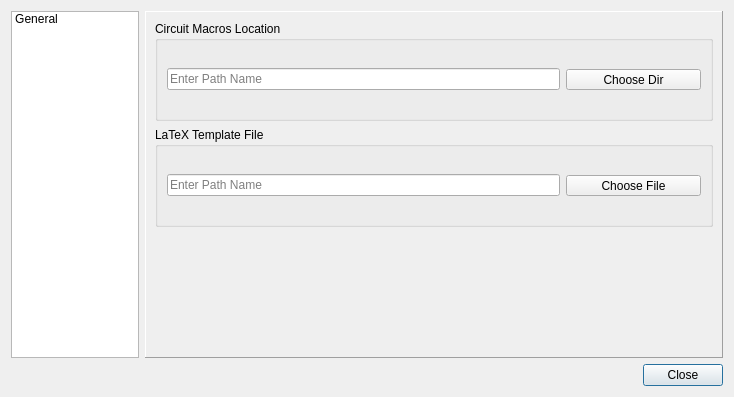
<?xml version="1.0" encoding="UTF-8"?>
<ui version="4.0">
 <class>configDialog</class>
 <widget class="QDialog" name="configDialog">
  <property name="geometry">
   <rect>
    <x>0</x>
    <y>0</y>
    <width>734</width>
    <height>397</height>
   </rect>
  </property>
  <property name="windowTitle">
   <string>Config Dialog</string>
  </property>
  <layout class="QVBoxLayout" name="verticalLayout">
   <item>
    <layout class="QHBoxLayout" name="horizontalLayout">
     <item>
      <widget class="QListWidget" name="listWidget">
       <property name="maximumSize">
        <size>
         <width>128</width>
         <height>16777215</height>
        </size>
       </property>
       <property name="iconSize">
        <size>
         <width>96</width>
         <height>84</height>
        </size>
       </property>
       <property name="movement">
        <enum>QListView::Static</enum>
       </property>
       <property name="spacing">
        <number>12</number>
       </property>
       <property name="viewMode">
        <enum>QListView::IconMode</enum>
       </property>
       <item>
        <property name="text">
         <string>General</string>
        </property>
        <property name="icon">
         <iconset resource="../resources/resources.qrc">
          <normaloff>:/icons/config.png</normaloff>:/icons/config.png</iconset>
        </property>
       </item>
      </widget>
     </item>
     <item>
      <widget class="QStackedWidget" name="stackedWidget">
       <property name="frameShape">
        <enum>QFrame::Panel</enum>
       </property>
       <property name="frameShadow">
        <enum>QFrame::Raised</enum>
       </property>
       <property name="currentIndex">
        <number>0</number>
       </property>
       <widget class="QWidget" name="page1">
        <layout class="QVBoxLayout" name="verticalLayout_2">
         <item>
          <widget class="QGroupBox" name="groupBox">
           <property name="minimumSize">
            <size>
             <width>0</width>
             <height>100</height>
            </size>
           </property>
           <property name="title">
            <string>Circuit Macros Location</string>
           </property>
           <layout class="QHBoxLayout" name="horizontalLayout_3">
            <item>
             <widget class="QLineEdit" name="cmPath">
              <property name="sizePolicy">
               <sizepolicy hsizetype="Expanding" vsizetype="Fixed">
                <horstretch>0</horstretch>
                <verstretch>0</verstretch>
               </sizepolicy>
              </property>
              <property name="placeholderText">
               <string>Enter Path Name</string>
              </property>
              <property name="clearButtonEnabled">
               <bool>true</bool>
              </property>
             </widget>
            </item>
            <item>
             <widget class="QToolButton" name="toolButtonCMPath">
              <property name="minimumSize">
               <size>
                <width>135</width>
                <height>0</height>
               </size>
              </property>
              <property name="text">
               <string>Choose Dir</string>
              </property>
              <property name="icon">
               <iconset>
                <normaloff>:/icons/FolderIcon</normaloff>:/icons/FolderIcon</iconset>
              </property>
              <property name="toolButtonStyle">
               <enum>Qt::ToolButtonTextBesideIcon</enum>
              </property>
             </widget>
            </item>
           </layout>
          </widget>
         </item>
         <item>
          <widget class="QGroupBox" name="groupBox_2">
           <property name="minimumSize">
            <size>
             <width>0</width>
             <height>100</height>
            </size>
           </property>
           <property name="title">
            <string>LaTeX Template File</string>
           </property>
           <layout class="QHBoxLayout" name="horizontalLayout_4">
            <item>
             <widget class="QLineEdit" name="templateFile">
              <property name="placeholderText">
               <string>Enter Path Name</string>
              </property>
              <property name="clearButtonEnabled">
               <bool>true</bool>
              </property>
             </widget>
            </item>
            <item>
             <widget class="QToolButton" name="toolButtonTemplatePath">
              <property name="minimumSize">
               <size>
                <width>135</width>
                <height>0</height>
               </size>
              </property>
              <property name="text">
               <string>Choose File</string>
              </property>
              <property name="icon">
               <iconset>
                <normaloff>:/icons/FolderIcon</normaloff>:/icons/FolderIcon</iconset>
              </property>
              <property name="toolButtonStyle">
               <enum>Qt::ToolButtonTextBesideIcon</enum>
              </property>
             </widget>
            </item>
           </layout>
          </widget>
         </item>
         <item>
          <spacer name="verticalSpacer">
           <property name="orientation">
            <enum>Qt::Vertical</enum>
           </property>
           <property name="sizeHint" stdset="0">
            <size>
             <width>20</width>
             <height>40</height>
            </size>
           </property>
          </spacer>
         </item>
        </layout>
       </widget>
       <widget class="QWidget" name="page2">
        <widget class="QRadioButton" name="radioButton">
         <property name="geometry">
          <rect>
           <x>160</x>
           <y>150</y>
           <width>117</width>
           <height>28</height>
          </rect>
         </property>
         <property name="text">
          <string>RadioB&amp;utton</string>
         </property>
        </widget>
       </widget>
      </widget>
     </item>
    </layout>
   </item>
   <item>
    <layout class="QHBoxLayout" name="horizontalLayout_2">
     <item>
      <widget class="QDialogButtonBox" name="buttonBox">
       <property name="standardButtons">
        <set>QDialogButtonBox::Close</set>
       </property>
       <property name="centerButtons">
        <bool>false</bool>
       </property>
      </widget>
     </item>
    </layout>
   </item>
  </layout>
 </widget>
 <tabstops>
  <tabstop>listWidget</tabstop>
  <tabstop>radioButton</tabstop>
 </tabstops>
 <resources>
  <include location="../resources/resources.qrc"/>
 </resources>
 <connections>
  <connection>
   <sender>listWidget</sender>
   <signal>currentRowChanged(int)</signal>
   <receiver>stackedWidget</receiver>
   <slot>setCurrentIndex(int)</slot>
   <hints>
    <hint type="sourcelabel">
     <x>94</x>
     <y>64</y>
    </hint>
    <hint type="destinationlabel">
     <x>238</x>
     <y>63</y>
    </hint>
   </hints>
  </connection>
  <connection>
   <sender>buttonBox</sender>
   <signal>clicked(QAbstractButton*)</signal>
   <receiver>configDialog</receiver>
   <slot>accept()</slot>
   <hints>
    <hint type="sourcelabel">
     <x>348</x>
     <y>462</y>
    </hint>
    <hint type="destinationlabel">
     <x>348</x>
     <y>244</y>
    </hint>
   </hints>
  </connection>
 </connections>
</ui>
